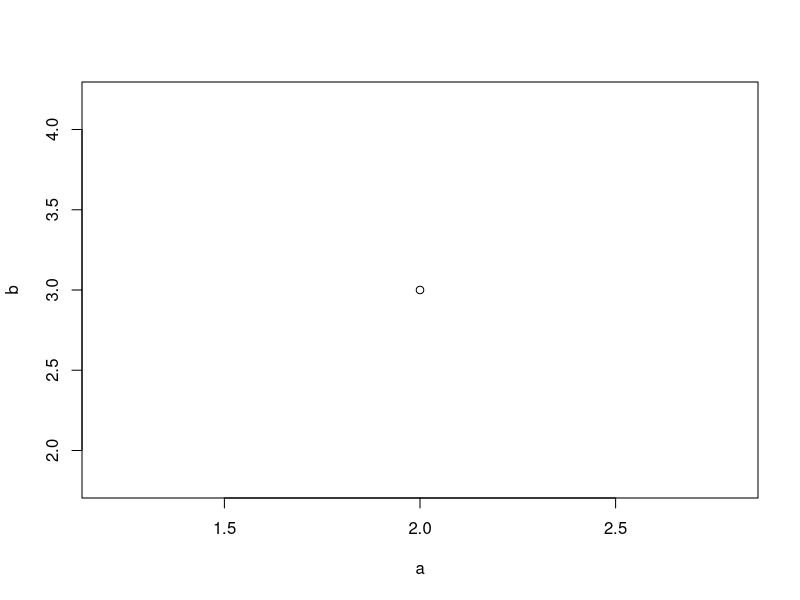

Source code (R): (Note: this script raises an error after producing the figure.)
# Basic Operations

2 + 3
2 - 3
2 * 3
2 / 3

2 + 3 * 3
(2 + 3) * 3
2 - 3 / 3
(2 - 3) / 3

3 ^ 2
3 ^ (-2)
3 ^ (1 / 2)
sqrt(3)

# Assignment

a <- 2
b <- 3
a + b

c <- a + b
c

c1 <- a - b
c2 <- a * b
c3 <- a / b
c1; c2; c3

a = 2
a

plot(a, b)

assign(x, 10)
assign("x", 10)
x

x <- "y"
assign(x, 10)
x
y

get("y")
get(x)
get(y)

(x <- c("x1", "x2", "x3"))
get("x")
get("x")[1]

# Objects

ls()
ls.str()

rm(a)
ls()

rm(list = ls(pattern = "c"))
ls()

rm(list = ls())
ls()

save.image()
q()
